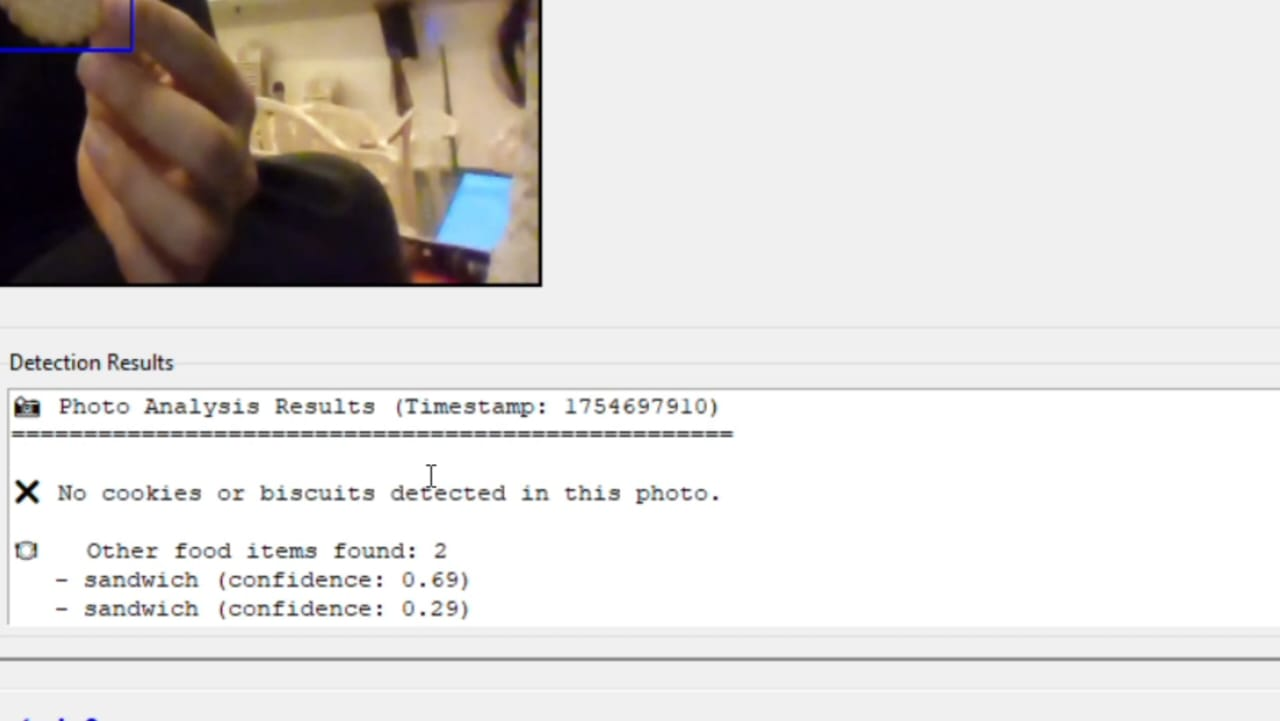
#> input picture WhatsApp Image 2025-08-09 at 06.20.56_0fafb2f3.jpg, 1280 x 721 px
$ python -i app.py   (imports and definitions only)
#> lines starting #> are read from the running program, lines starting #| are printed output that depends on the picture; after the words box and inside, x2 and y2 are one past the last pixel; in counts of white or black regions, pixels touching at a corner belong together
#> further down, picture is the input picture: shape (721, 1280, 3); mean B, G, R 212.9, 215.3, 218.2
from flask import Flask, render_template, request, jsonify
import cv2
import numpy as np
import base64
from PIL import Image
import io

# [1 line not run here, left out]

def preprocess_image(image):
    # Convert to grayscale
    gray = cv2.cvtColor(image, cv2.COLOR_BGR2GRAY)
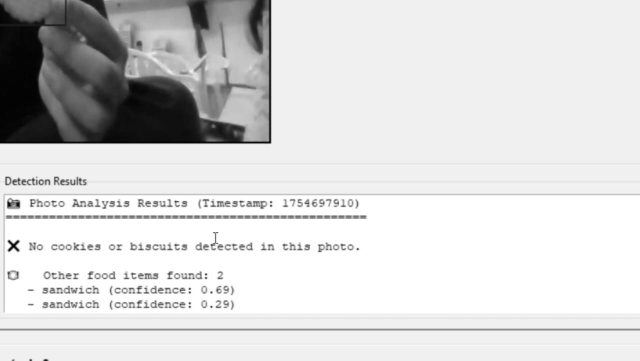
#> gray: shape (721, 1280) (shown at 1/2 size); min 0, max 255, mean 215.9

    # Apply adaptive thresholding instead of simple threshold
    thresh = cv2.adaptiveThreshold(
        gray, 255, cv2.ADAPTIVE_THRESH_GAUSSIAN_C,
        cv2.THRESH_BINARY_INV, 21, 10
    )
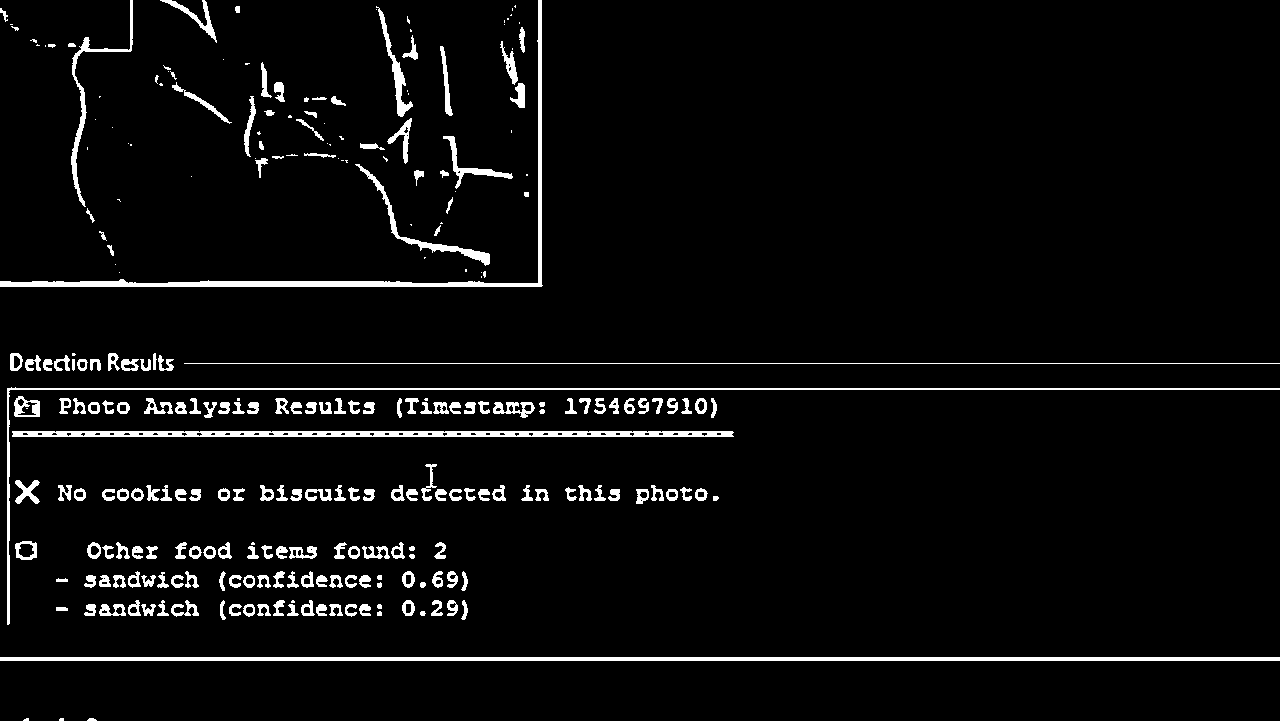
#> thresh: shape (721, 1280); 4.5% white; 275 white regions (64 under 20 px), largest, box (x1, y1, x2, y2) and area: (0, 657, 1280, 661) 5120, (0, 0, 543, 287) 4011, (12, 431, 734, 437) 3898

    # Apply morphological operations to reduce noise
    kernel = np.ones((5,5), np.uint8)
    thresh = cv2.morphologyEx(thresh, cv2.MORPH_CLOSE, kernel)
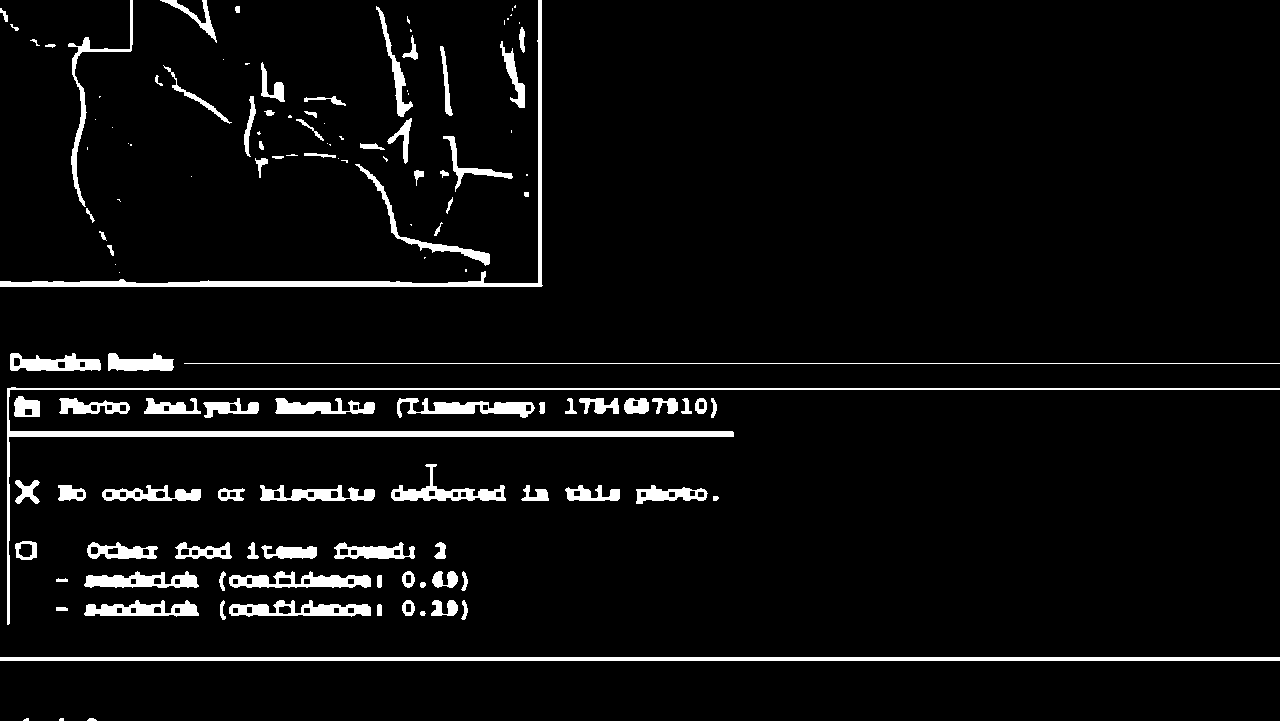
#> thresh: shape (721, 1280); 5.2% white; 131 white regions (39 under 20 px), largest, box (x1, y1, x2, y2) and area: (7, 387, 1280, 625) 7549, (0, 657, 1280, 661) 5120, (0, 0, 543, 287) 4064
    thresh = cv2.morphologyEx(thresh, cv2.MORPH_OPEN, kernel)
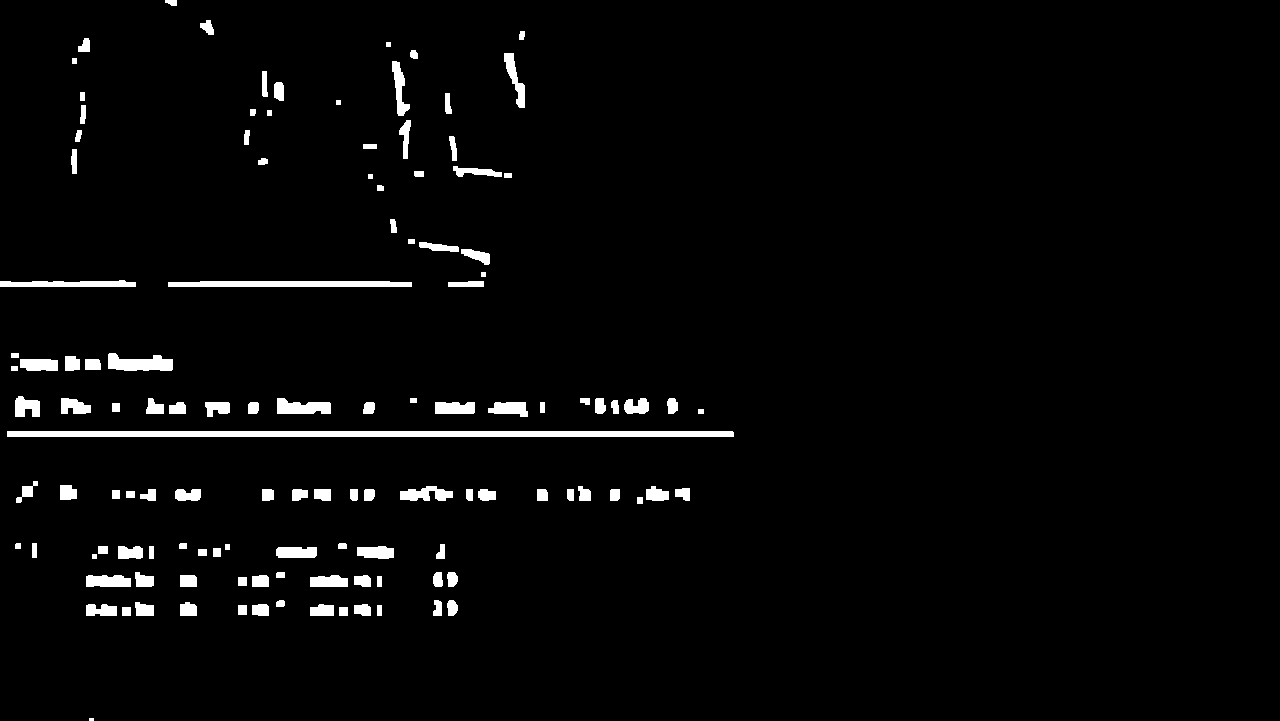
#> thresh: shape (721, 1280); 2.8% white; 123 white regions (1 under 20 px)

    return thresh

def get_contour_info(image):
    # Preprocess image
    processed = preprocess_image(image)

    # Find contours
    contours, _ = cv2.findContours(
        processed, cv2.RETR_EXTERNAL,
        cv2.CHAIN_APPROX_SIMPLE
    )
#> contours = 123 contours, 6 with area under 20; largest, box (x1, y1, x2, y2) and area: (7, 431, 734, 437) 3630, (168, 281, 412, 287) 1162, (108, 353, 173, 371) 750, (0, 280, 136, 287) 630, (277, 398, 331, 414) 574

    # Filter and process contours
    min_area = 1000
    pieces = []

    for i, cnt in enumerate(contours):
        area = cv2.contourArea(cnt)
        if area > min_area:
            # Simplify contour for web transmission
            epsilon = 0.01 * cv2.arcLength(cnt, True)
            approx = cv2.approxPolyDP(cnt, epsilon, True)

            # Convert contour to list of points
            contour_points = approx.reshape(-1, 2).tolist()

            pieces.append({
                'id': i + 1,
                'area': area,
                'contour': contour_points
            })
#> this loop made 123 passes
#> (area, epsilon, contour_points) on passes 61, 88: (3629.5, 14.61, [[7, 431], [733, 436]]), (1162, 4.95, [[168, 282], [411, 286]])
#> after the loop, pieces = 2 items

    return pieces

# [3 lines that did not run here, left out]

# [24 lines that did not run here, left out]

# [2 lines not run here, left out]

>>> import cv2
>>> picture = cv2.imread('WhatsApp Image 2025-08-09 at 06.20.56_0fafb2f3.jpg')
>>> result = get_contour_info(picture)
#> result = 2 items

$ run again, on WhatsApp Image 2025-08-09 at 06.20.56_b5fab14b.jpg
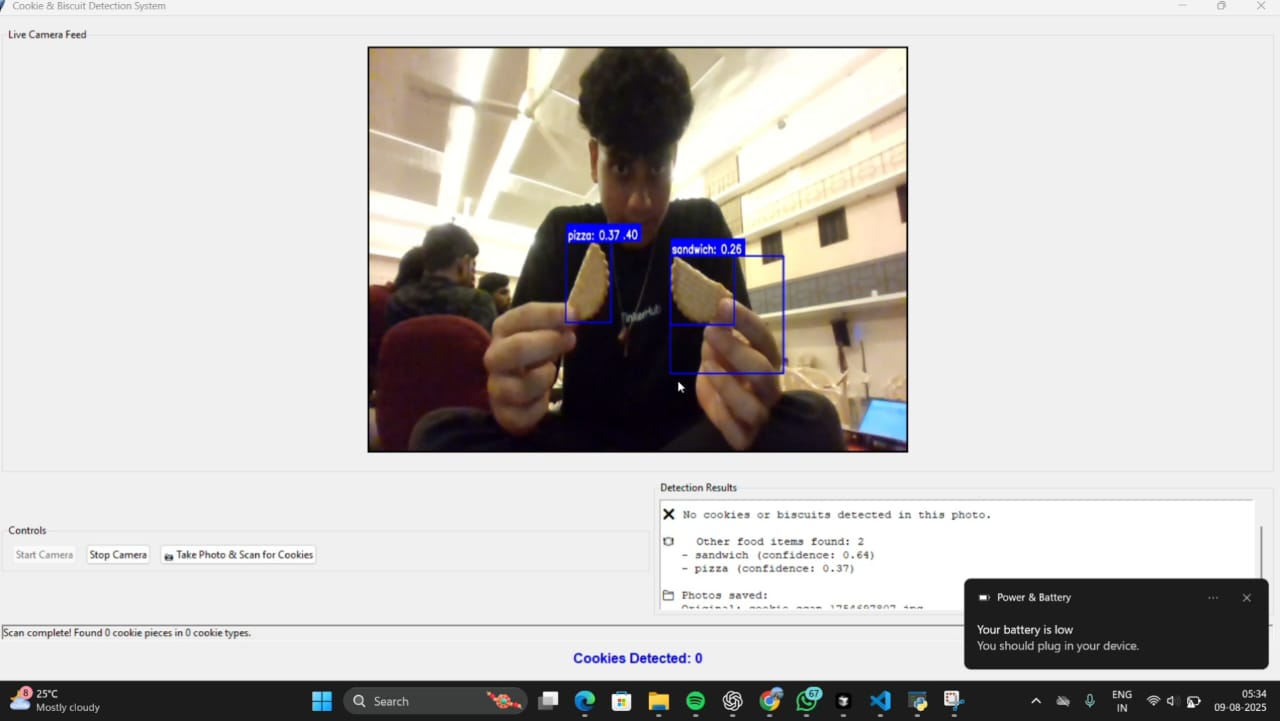
#> input picture WhatsApp Image 2025-08-09 at 06.20.56_b5fab14b.jpg, 1280 x 721 px
#> picture is the input picture: shape (721, 1280, 3); mean B, G, R 192.3, 194.7, 197.5
#> in preprocess_image, `thresh = cv2.adaptiveThreshold( gray, 255, cv2.ADAPTIVE_THRESH_GAUSSIA..`:
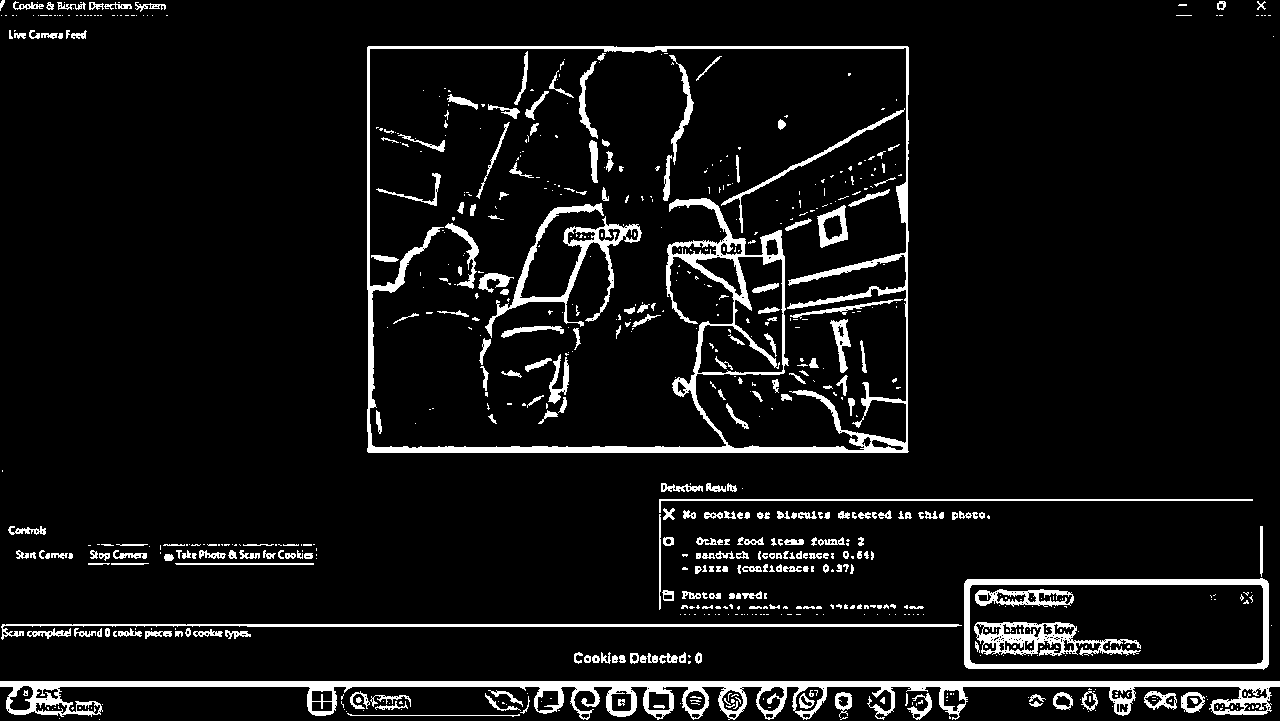
#> thresh: shape (721, 1280); 7.4% white; 755 white regions (478 under 20 px), largest, box (x1, y1, x2, y2) and area: (367, 46, 909, 453) 15327, (0, 681, 1280, 720) 14095, (964, 578, 1269, 670) 4303
#> in preprocess_image, `thresh = cv2.morphologyEx(thresh, cv2.MORPH_OPEN, kernel)`:
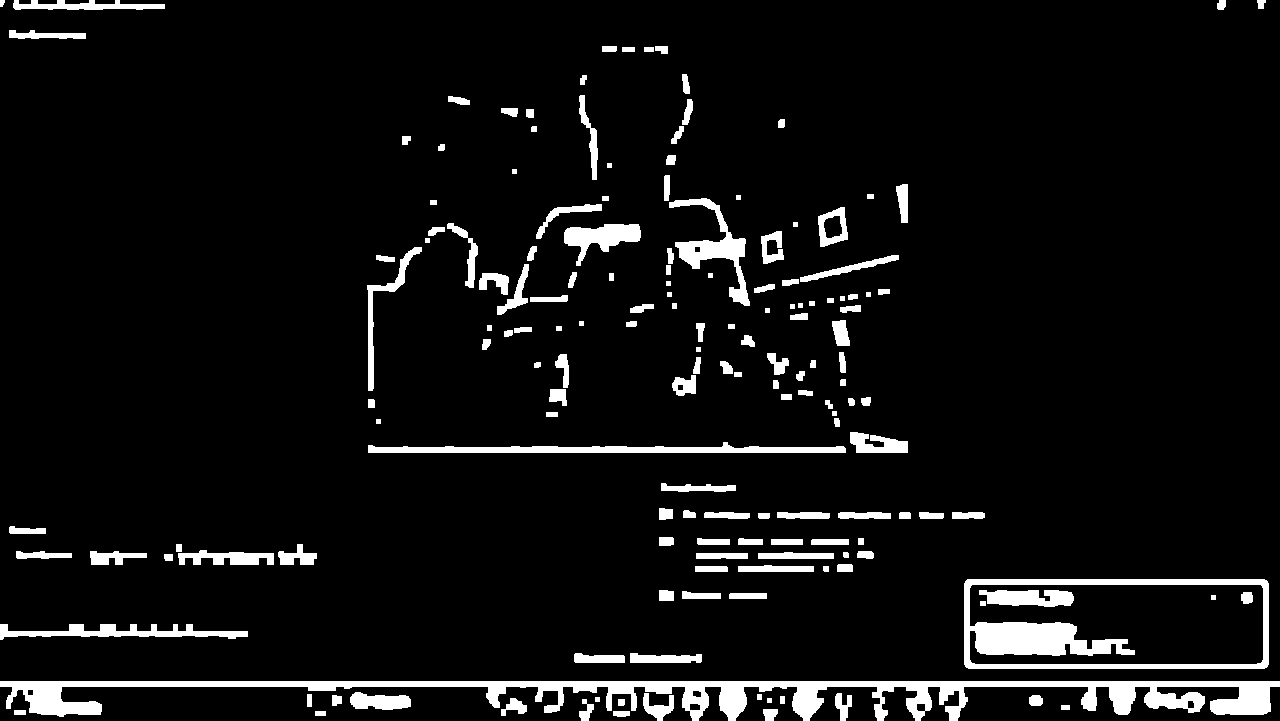
#> thresh: shape (721, 1280); 6.7% white; 166 white regions
#> contours = 162 contours, 20 with area under 20; largest, box (x1, y1, x2, y2) and area: (964, 579, 1269, 669) 27031, (0, 681, 1280, 721) 15731, (368, 442, 846, 453) 2521, (669, 198, 750, 306) 2109, (0, 624, 248, 640) 1556
#> the loop in get_contour_info, `for i, cnt in enumerate(contours):` made 162 passes
#> (area, epsilon, contour_points) on passes 19, 26, 58: (15731, 39.11, [[0, 681], [1279, 686]]), (27031, 7.79, [[964, 583], [968, 668], [1268, 664], [1264, 579]]), (2521, 9.82, [[845, 448], [368, 452]])
#> after the loop in get_contour_info, `for i, cnt in enumerate(contours):`: pieces = 6 items

$ run again, on cookie_analysis_1754689987.jpg
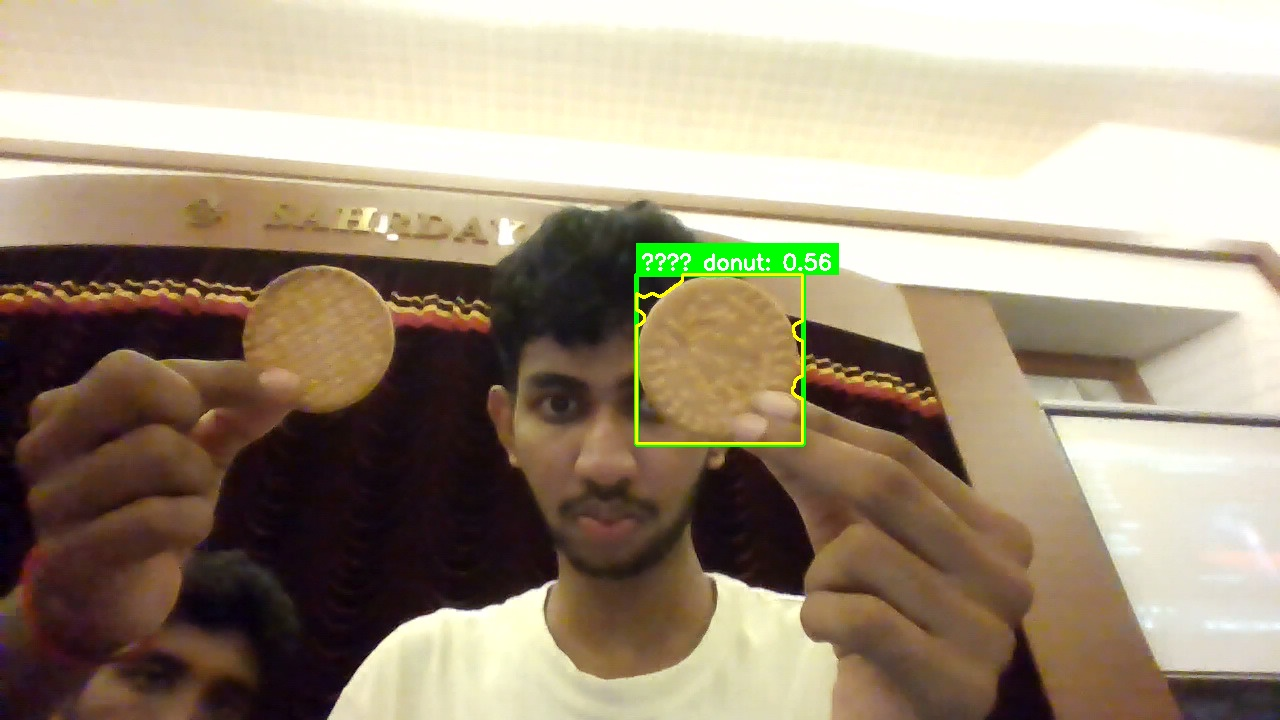
#> input picture cookie_analysis_1754689987.jpg, 1280 x 720 px
#> picture is the input picture: shape (720, 1280, 3); mean B, G, R 123.6, 145.4, 159.7
#> in preprocess_image, `gray = cv2.cvtColor(image, cv2.COLOR_BGR2GRAY)`:
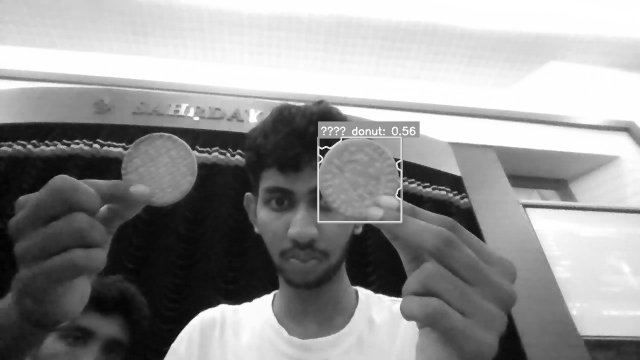
#> gray: shape (720, 1280) (shown at 1/2 size); min 1, max 255, mean 147.2
#> in preprocess_image, `thresh = cv2.morphologyEx(thresh, cv2.MORPH_OPEN, kernel)`:
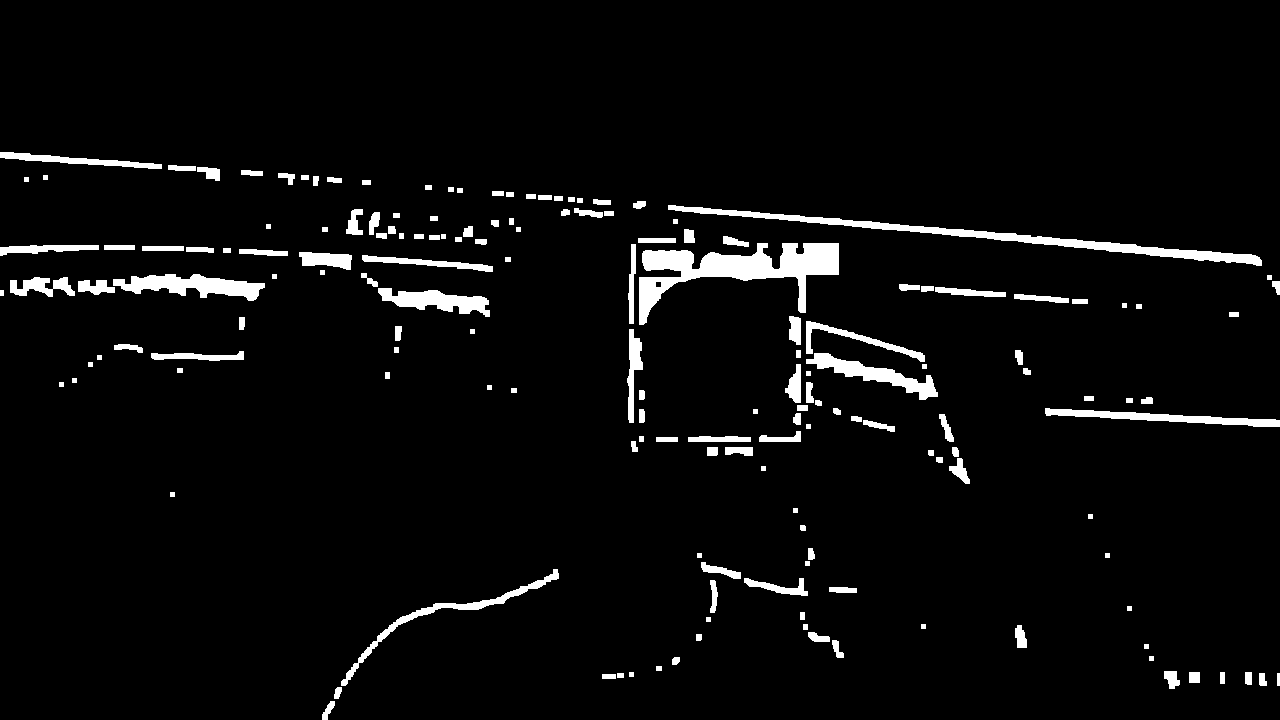
#> thresh: shape (720, 1280); 4.2% white; 167 white regions
#> contours = 167 contours, 34 with area under 20; largest, box (x1, y1, x2, y2) and area: (639, 243, 839, 325) 5764, (668, 205, 1262, 266) 3654, (113, 274, 265, 301) 1990, (806, 353, 938, 400) 1644, (378, 288, 490, 317) 1496
#> the loop in get_contour_info, `for i, cnt in enumerate(contours):` made 167 passes
#> (area, epsilon, contour_points) on passes 57, 144: (1424, 4.91, [[1045, 408], [1046, 415], [1279, 426], [1275, 419]]), (3654.5, 12.45, [[668, 205], [1261, 265]])
#> after the loop in get_contour_info, `for i, cnt in enumerate(contours):`: pieces = 7 items
